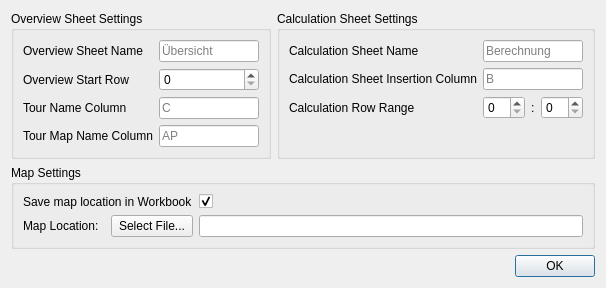
<?xml version="1.0" encoding="UTF-8"?>
<ui version="4.0">
 <class>settingsDialog</class>
 <widget class="QDialog" name="settingsDialog">
  <property name="geometry">
   <rect>
    <x>0</x>
    <y>0</y>
    <width>606</width>
    <height>284</height>
   </rect>
  </property>
  <property name="windowTitle">
   <string>Settings</string>
  </property>
  <property name="modal">
   <bool>true</bool>
  </property>
  <layout class="QVBoxLayout" name="verticalLayout" stretch="1,0,0">
   <item>
    <layout class="QHBoxLayout" name="sheetSettingsHBoxLayout">
     <item>
      <widget class="QGroupBox" name="tourSheetSettings">
       <property name="title">
        <string>Overview Sheet Settings</string>
       </property>
       <layout class="QFormLayout" name="formLayout">
        <item row="0" column="0">
         <widget class="QLabel" name="tourSheetNameLabel">
          <property name="text">
           <string>Overview Sheet Name</string>
          </property>
         </widget>
        </item>
        <item row="0" column="1">
         <widget class="QLineEdit" name="tourSheetNameLineEdit">
          <property name="placeholderText">
           <string>Übersicht</string>
          </property>
         </widget>
        </item>
        <item row="1" column="0">
         <widget class="QLabel" name="tourSheetStartRowLabel">
          <property name="text">
           <string>Overview Start Row</string>
          </property>
         </widget>
        </item>
        <item row="1" column="1">
         <widget class="QSpinBox" name="tourSheetStartRowSpinBox"/>
        </item>
        <item row="2" column="0">
         <widget class="QLabel" name="tourSheetTourNameLabel">
          <property name="text">
           <string>Tour Name Column</string>
          </property>
         </widget>
        </item>
        <item row="2" column="1">
         <widget class="QLineEdit" name="tourSheetTourNameLineEdit">
          <property name="maxLength">
           <number>4</number>
          </property>
          <property name="placeholderText">
           <string>C</string>
          </property>
         </widget>
        </item>
        <item row="3" column="0">
         <widget class="QLabel" name="tourSheetMapNameColumnLabel">
          <property name="text">
           <string>Tour Map Name Column</string>
          </property>
         </widget>
        </item>
        <item row="3" column="1">
         <widget class="QLineEdit" name="tourSheetMapNameColumnLineEdit">
          <property name="maxLength">
           <number>4</number>
          </property>
          <property name="placeholderText">
           <string>AP</string>
          </property>
         </widget>
        </item>
       </layout>
      </widget>
     </item>
     <item>
      <widget class="QGroupBox" name="calcSheetSettings">
       <property name="title">
        <string>Calculation Sheet Settings</string>
       </property>
       <layout class="QFormLayout" name="formLayout_2">
        <item row="0" column="0">
         <widget class="QLabel" name="calcSheetNameLabel">
          <property name="text">
           <string>Calculation Sheet Name</string>
          </property>
         </widget>
        </item>
        <item row="0" column="1">
         <widget class="QLineEdit" name="calcSheetNameLineEdit">
          <property name="placeholderText">
           <string>Berechnung</string>
          </property>
         </widget>
        </item>
        <item row="1" column="0">
         <widget class="QLabel" name="calcSheetColumnLabel">
          <property name="text">
           <string>Calculation Sheet Insertion Column</string>
          </property>
         </widget>
        </item>
        <item row="1" column="1">
         <widget class="QLineEdit" name="calcSheetColumnLineEdit">
          <property name="maxLength">
           <number>4</number>
          </property>
          <property name="placeholderText">
           <string>B</string>
          </property>
         </widget>
        </item>
        <item row="2" column="0">
         <widget class="QLabel" name="calcSheetRangeLabel">
          <property name="text">
           <string>Calculation Row Range</string>
          </property>
         </widget>
        </item>
        <item row="2" column="1">
         <layout class="QHBoxLayout" name="rangeSelectorLayout" stretch="1,0,1">
          <item>
           <widget class="QSpinBox" name="fromSpinbox"/>
          </item>
          <item>
           <widget class="QLabel" name="colonLabel">
            <property name="text">
             <string>:</string>
            </property>
           </widget>
          </item>
          <item>
           <widget class="QSpinBox" name="toSpinbox"/>
          </item>
         </layout>
        </item>
       </layout>
      </widget>
     </item>
    </layout>
   </item>
   <item>
    <widget class="QGroupBox" name="otherSettings">
     <property name="title">
      <string>Map Settings</string>
     </property>
     <layout class="QHBoxLayout" name="horizontalLayout_3">
      <item>
       <layout class="QVBoxLayout" name="verticalLayout_2">
        <item>
         <widget class="QLabel" name="saveMapLocationLabel">
          <property name="text">
           <string>Save map location in Workbook</string>
          </property>
         </widget>
        </item>
        <item>
         <layout class="QHBoxLayout" name="horizontalLayout_2">
          <item>
           <widget class="QLabel" name="mapLocationLabel">
            <property name="text">
             <string>Map Location:</string>
            </property>
           </widget>
          </item>
          <item>
           <widget class="QPushButton" name="mapLocationButton">
            <property name="text">
             <string>Select File...</string>
            </property>
           </widget>
          </item>
         </layout>
        </item>
       </layout>
      </item>
      <item>
       <layout class="QVBoxLayout" name="verticalLayout_3">
        <item>
         <widget class="QCheckBox" name="saveMapLocationCheckBox">
          <property name="text">
           <string/>
          </property>
          <property name="checked">
           <bool>true</bool>
          </property>
         </widget>
        </item>
        <item>
         <widget class="QLineEdit" name="mapLocationLineEdit"/>
        </item>
       </layout>
      </item>
     </layout>
    </widget>
   </item>
   <item>
    <widget class="QDialogButtonBox" name="buttonBox">
     <property name="standardButtons">
      <set>QDialogButtonBox::StandardButton::Ok</set>
     </property>
     <property name="centerButtons">
      <bool>false</bool>
     </property>
    </widget>
   </item>
  </layout>
 </widget>
 <tabstops>
  <tabstop>tourSheetNameLineEdit</tabstop>
  <tabstop>tourSheetStartRowSpinBox</tabstop>
  <tabstop>tourSheetTourNameLineEdit</tabstop>
  <tabstop>tourSheetMapNameColumnLineEdit</tabstop>
  <tabstop>calcSheetNameLineEdit</tabstop>
  <tabstop>calcSheetColumnLineEdit</tabstop>
  <tabstop>fromSpinbox</tabstop>
  <tabstop>toSpinbox</tabstop>
 </tabstops>
 <resources/>
 <connections/>
</ui>
